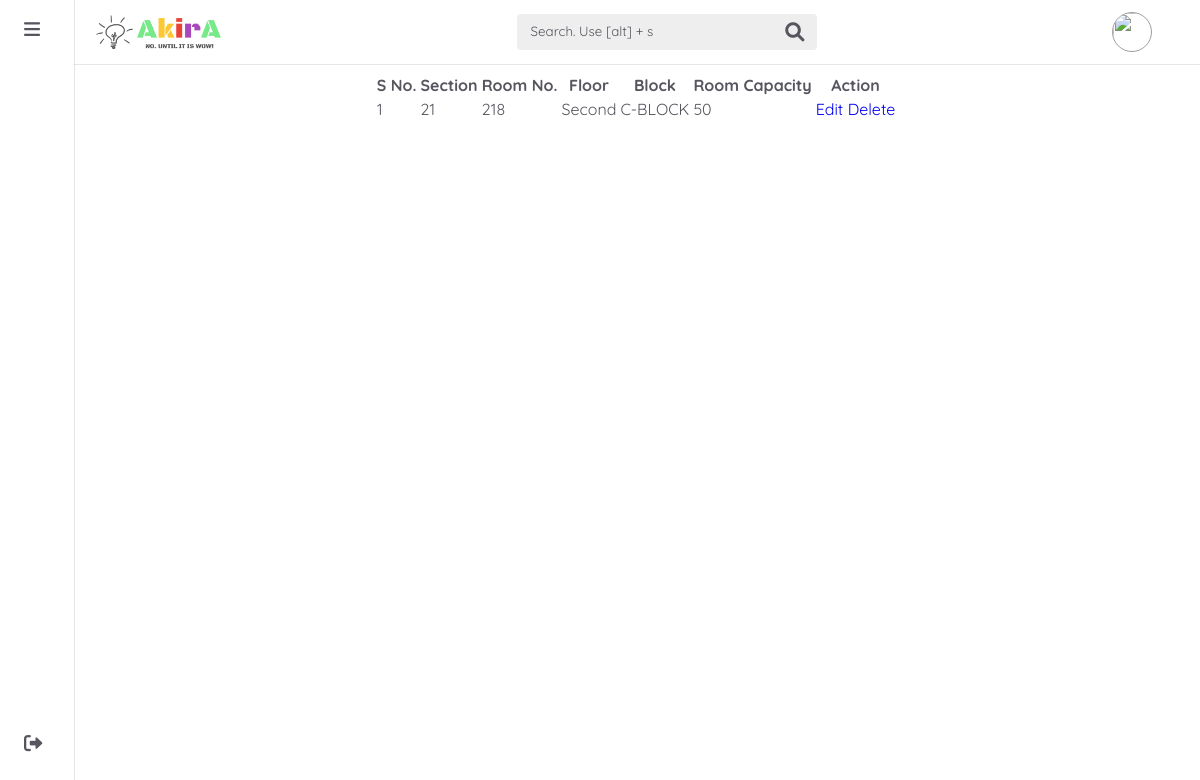
The page /academic_registration/manage_section_room/ on the database its author committed.
### akira_apps/academic_registration/models.py (models this page shows, shortened)
class SectionRooms(models.Model):
    class Floor(models.TextChoices):
        Ground = 'Ground'
        First = 'First'
        Second = 'Second'
        Third = 'Third'
        Fourth = 'Fourth'
        Fifth = 'Fifth'
        Sixth = 'Sixth'
    id = models.UUIDField(primary_key = True, unique = True, default = uuid.uuid4, editable = False)
    section_name = models.CharField(max_length = 4)
    room_no = models.IntegerField()
    floor = models.CharField(max_length = 11, choices = Floor.choices, default = Floor.Ground)
    block = models.ForeignKey(Block, on_delete = models.SET_NULL, blank = True, null = True)
    capacity = models.IntegerField()
    class Meta:
        unique_together = ('section_name','room_no')

class Block(models.Model):
    id = models.UUIDField(primary_key = True, unique = True, default = uuid.uuid4, editable = False)
    block_name = models.CharField(max_length = 50, unique = True)
    def __str__(self):
        return '%s' % (self.block_name)

### akira_apps/academic_registration/views.py (the view)
# urls.py: path('manage_section_room/', views.manage_section_room, name='manage_section_room'),
def manage_section_room(request):
    section_room_list = SectionRooms.objects.all()
    context = {
        "section_room_list":section_room_list,
    }
    return render(request, 'academic_registration/section_room/manage_section_room.html', context)

### akira_apps/academic_registration/templates/academic_registration/section_room/manage_section_room.html
{% extends 'side_panel-navbar_dashboard.html' %}
{% load static %}
{% block content %}
{% if section_room_list|length == 0 %}
<a href="{% url 'create_section_room' %}">Create Section Room</a>
{% else %}
<table>
    <tr>
        <th>S No.</th>
        <th>Section</th>
        <th>Room No.</th>
        <th>Floor</th>
        <th>Block</th>
        <th>Room Capacity</th>
        <th>Action</th>
    </tr>
    {% for i in section_room_list %}
    <tr {% if current_section_room.id == i.id %} style="background-color: #bdbdbd;" {% endif %}>
        <td>{{ forloop.counter }}</td>
        <td>{{ i.section_name }}</td>
        <td>{{ i.room_no }}</td>
        <td>{{ i.floor }}</td>
        <td>{{ i.block }}</td>
        <td>{{ i.capacity }}</td>
        <td>
            <a href="{% url 'edit_section_room' i.id %}">Edit</a>
            <a href="{% url 'delete_section_room' i.id %}">Delete</a>
        </td>
    </tr>
    {% endfor %}
</table>
{% endif %}
{% endblock %}

### static/styles/dashboard.css (style rules this page uses)
:root { --header-height: 3.5rem; --nav-width: 219px; --active-link-color: #2196f3; --behind-text-background-color: #eeeeee; --anchor-color: #0000EE; --text-color: #58555E; --body-color: #FFF; --container-color: #FFF; --border-color: #0000001f; --body-font: 'Quicksand', sans-serif; --normal-font-size: .938rem; --small-font-size: .75rem; --smaller-font-size: .75rem; --font-medium: 500; --font-semi-bold: 600; --z-fixed: 100; }
@media screen and (min-width: 1024px) { :root { --normal-font-size: 1rem; --small-font-size: .875rem; --smaller-font-size: .813rem; } }
body { margin: var(--header-height) 0 0 0; font-family: var(--body-font); font-size: var(--normal-font-size); background-color: var(--body-color); color: var(--text-color); }
a { text-decoration: none; color: var(--anchor-color); }
@media screen and (min-width: 768px) { body { padding: 1rem 0.5rem 0 5rem; } }

### rows shown on the page
SectionRooms: section_name "21", room_no "218", floor "Second", block "C-BLOCK", capacity "50"
